Frame 1 (no input): blank canvas, image omitted
Frame 60 (the mouse pressed at the canvas centre just before this capture): blank canvas, image omitted
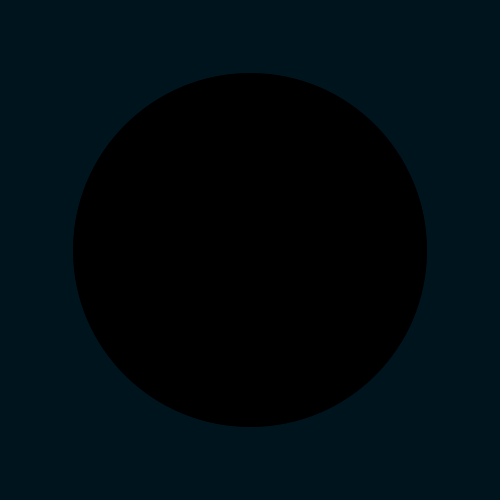
Frame 120 (the mouse held since frame 60 and released just before this capture)

The Processing sketch whose frames 1 and 60 were blank and that drew this single picture after the mouse press (run headless with seeded random() and noise(); from frame 60 on, the mouse is pressed at the canvas centre):

// Processing sketch: processing_28894
// ── processing_28894.pde

void setup () {
size(500,500);
smooth();
background(0, 20,30);
}

void draw () {
  float durchmesser = dist(pmouseX, pmouseY, mouseX, mouseY);
  if (durchmesser > 50) {
  fill(0, 0, 0);
  }
  else {
  fill(0);
  }
ellipse(mouseX,mouseY,durchmesser,durchmesser);

}
